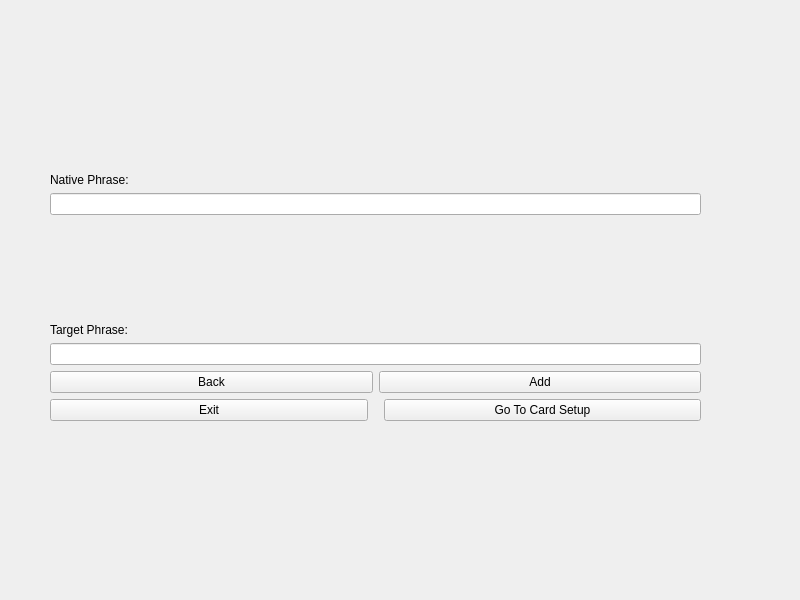
<?xml version="1.0" encoding="UTF-8"?>
<ui version="4.0">
 <class>PhraseInputForm</class>
 <widget class="QWidget" name="PhraseInputForm">
  <property name="geometry">
   <rect>
    <x>0</x>
    <y>0</y>
    <width>800</width>
    <height>600</height>
   </rect>
  </property>
  <property name="windowTitle">
   <string>Form</string>
  </property>
  <widget class="QWidget" name="verticalLayoutWidget">
   <property name="geometry">
    <rect>
     <x>50</x>
     <y>70</y>
     <width>651</width>
     <height>351</height>
    </rect>
   </property>
   <layout class="QVBoxLayout" name="verticalLayout">
    <item alignment="Qt::AlignBottom">
     <widget class="QLabel" name="nativeLabel">
      <property name="text">
       <string>Native Phrase:</string>
      </property>
     </widget>
    </item>
    <item>
     <widget class="QLineEdit" name="nativeLineEdit"/>
    </item>
    <item alignment="Qt::AlignBottom">
     <widget class="QLabel" name="targetLabel">
      <property name="text">
       <string>Target Phrase:</string>
      </property>
     </widget>
    </item>
    <item>
     <widget class="QLineEdit" name="targetLineEdit"/>
    </item>
    <item>
     <layout class="QHBoxLayout" name="horizontalLayout">
      <item>
       <widget class="QPushButton" name="backButton">
        <property name="text">
         <string>Back</string>
        </property>
       </widget>
      </item>
      <item>
       <widget class="QPushButton" name="addButton">
        <property name="text">
         <string>Add</string>
        </property>
       </widget>
      </item>
     </layout>
    </item>
    <item>
     <layout class="QHBoxLayout" name="horizontalLayout_2">
      <item>
       <widget class="QPushButton" name="exitButton">
        <property name="text">
         <string>Exit</string>
        </property>
       </widget>
      </item>
      <item>
       <spacer name="horizontalSpacer">
        <property name="orientation">
         <enum>Qt::Horizontal</enum>
        </property>
        <property name="sizeType">
         <enum>QSizePolicy::Preferred</enum>
        </property>
        <property name="sizeHint" stdset="0">
         <size>
          <width>10</width>
          <height>20</height>
         </size>
        </property>
       </spacer>
      </item>
      <item>
       <widget class="QPushButton" name="createSetupButton">
        <property name="text">
         <string>Go To Card Setup</string>
        </property>
       </widget>
      </item>
     </layout>
    </item>
   </layout>
  </widget>
 </widget>
 <resources/>
 <connections/>
</ui>
